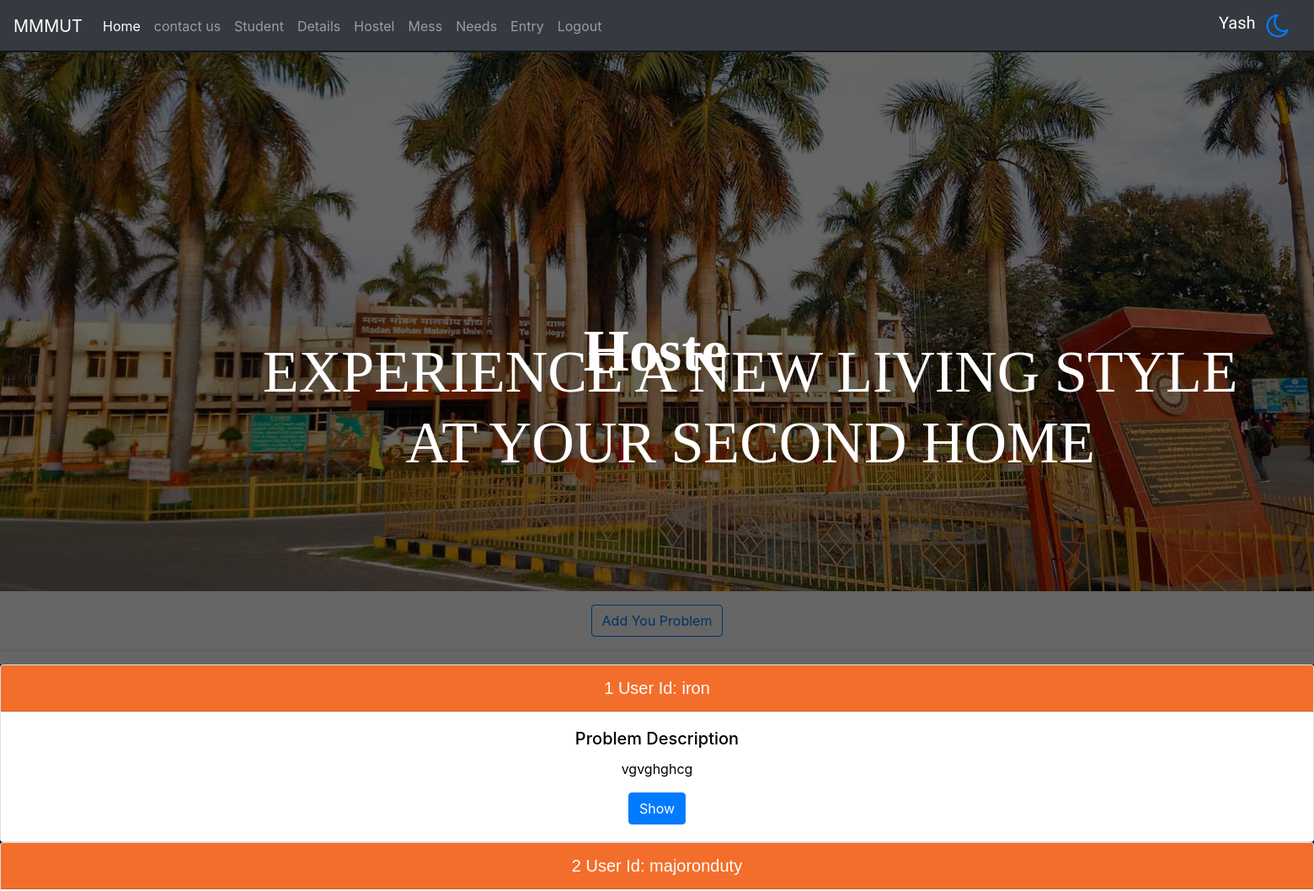
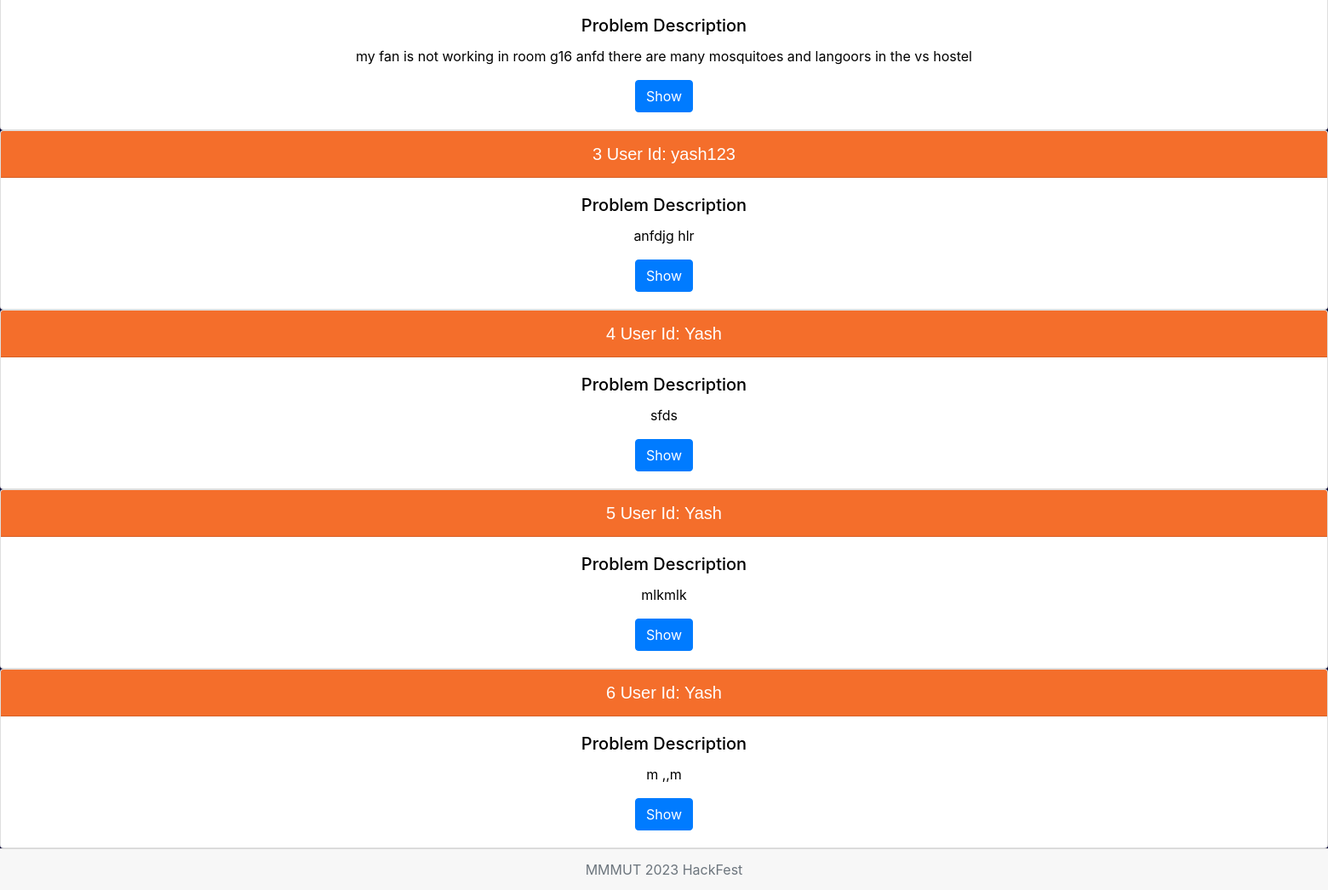
The app's page / (signed in) with its own data (2 pictures, top to bottom).
### college/models.py (models this page shows, shortened)
class Problem(models.Model):
    pro_id = models.CharField(max_length=1000)
    name=models.CharField(max_length=30)
    phone=models.CharField(max_length=11)
    description=models.CharField(max_length=500)
    city=models.CharField(max_length=20)
    e_email=models.EmailField(max_length=30)
    picture=models.ImageField(upload_to="images")
    college=models.CharField(max_length=40)
    date=models.DateField()
    mode = models.CharField(max_length=30)

### college/views.py (the view, shortened to what this page needs)
# urls.py: 2. Add a URL to urlpatterns:  path('', views.home, name='home')
def home(request):
    if request.user.is_superuser:
        mydata1 = Problem.objects.all()
    else:
        username = request.user.username
        mydata1 = Problem.objects.filter(name=username)
    return render(request, 'home.html',{'data1':mydata1})

### templates/home.html (shortened to what this page needs)
{% extends 'base.html' %}
{% block 'content' %}
{% load static %}
<section id="img1">
    <div class="main">
        <div class="text">
            <h1>Hostel Management System</h1>
        </div>
        <div class="qoute">
            <h1>EXPERIENCE A NEW LIVING STYLE <br>
             AT YOUR SECOND HOME</h1>
        </div>
        <div class="black"></div>
    </div>
</section>
{% if request.user.is_authenticated %}
<div id="text1">
    <button type="button" id="text1" class=" mt-3 btn btn-outline-primary" data-toggle="modal"
        data-target="#staticBackdrop" style="text-align: center;">Add You
        Problem</button>
</div>
<hr>
{% for item in data1 %}
<div class="side up_down">
    <div class="card text-center">
        <div class="card-header color1">
            {{forloop.counter}} User Id: <span style="font-size: 20px;">{{item.name}}
        </div>
        <div class="card-body">
            <h5 class="card-title color1">Problem Description</h5>
            <p class="card-text color1">{{item.description}}</p>
            <a href="/showdata/{{item.id}}" class="text-right btn btn-primary">Show</a>
        </div>
    </div>
</div>
{% endfor %}
{% endif %}
{% endblock %}

### templates/base.html (shortened to what this page needs)
<!doctype html>
<html lang="en">
<head>
  <link rel="stylesheet" href="https://cdn.jsdelivr.net/npm/bootstrap@4.0.0/dist/css/bootstrap.min.css"
>
  <link rel="stylesheet" href="https://cdnjs.cloudflare.com/ajax/libs/font-awesome/4.7.0/css/font-awesome.min.css">
</head>
<body>
  {% url 'home' as home %}
  {% url 'showdata' as showdata %}
  {% url 'signup' as signup %}
  {% url 'loginup' as loginup %}
  {% url 'contact' as contact %}
  {% url 'student' as student %}
  {% url 'details' as details %}
  {% url 'hostel' as hostel %}
  {% url 'messup' as messup %}
  {% url 'need' as need %}
  <nav class="navbar navbar-expand-lg navbar-dark bg-dark">
    <a class="navbar-brand" href="/">MMMUT</a>
    <div class="collapse navbar-collapse" id="navbarSupportedContent">
      <ul class="navbar-nav mr-auto">
        <li class="nav-item" id="navbar">
          <a class="nav-link {% if request.path == home %} active {% endif %}" href="/">Home </a>
        </li>
        {% if request.user.is_authenticated %}
        <li class="nav-item btnn">
          <a class="nav-link {% if request.path == contact %} active {% endif %}" href="{% url 'contact' %}">contact
            us</a>
        </li>
        {% endif %}
        {% if request.user.is_superuser %}
        <li class="nav-item">
          <a class="nav-link {% if request.path == student %} active {% endif %}" href="{% url 'student' %}">Student</a>
        </li>
        <li class="nav-item">
          <a class="nav-link {% if request.path == details %} active {% endif %}" href="{% url 'details' %}">Details</a>
        </li>
        {% endif %}
        {% if request.user.is_authenticated %}
        <li class="nav-item">
          <a class="nav-link {% if request.path == hostel %} active {% endif %}" href="{% url 'hostel' %}">Hostel</a>
        </li>
        <li class="nav-item">
          <a class="nav-link {% if request.path == messup %} active {% endif %}" href="{% url 'messup' %}">Mess</a>
        </li>
        <li class="nav-item">
          <a class="nav-link {% if request.path == need %} active {% endif %}" href="{% url 'need' %}">Needs</a>
        </li>
        <li class="nav-item">
          <a class="nav-link {% if request.path == entry %} active {% endif %}"  href="{% url 'entry' %}">Entry</a>
        </li>
        <li class="nav-item btnn">
          <a class="nav-link" href="{% url 'logoutup' %}">Logout</a>
        </li>
        {% endif %}
      </ul>
      <h5 class="user_name">{{request.user.username}}</h5>
      <i class="btn fa fa-moon-o fa-2x text-primary" onclick="myfunc()" aria-hidden="true"></i>
    </div>
  </nav>
  {% block 'content' %} {% endblock %}
  <div class="card-footer text-muted text-center">
    MMMUT 2023 HackFest
  </div>
</body>
</html>

### templates/base.html (style rules this page uses)
button { cursor: pointer; }
.user_name { font-family: "Sofia", sans-serif; top: 9px; color: white; }
.active { color: antiquewhite; border-color: 5px solid white; }

### records on screen
Problem: name "iron", description "vgvghghcg"
Problem: name "majoronduty", description "my fan is not working in room g16 anfd there are many mosquitoes and langoors in the vs hostel"
Problem: name "yash123", description "anfdjg hlr"
Problem: name "Yash", description "sfds"
Problem: name "Yash", description "mlkmlk"
Problem: name "Yash", description "m ,,m"

### other values on screen
{{ request.user.username }} "Yash"
